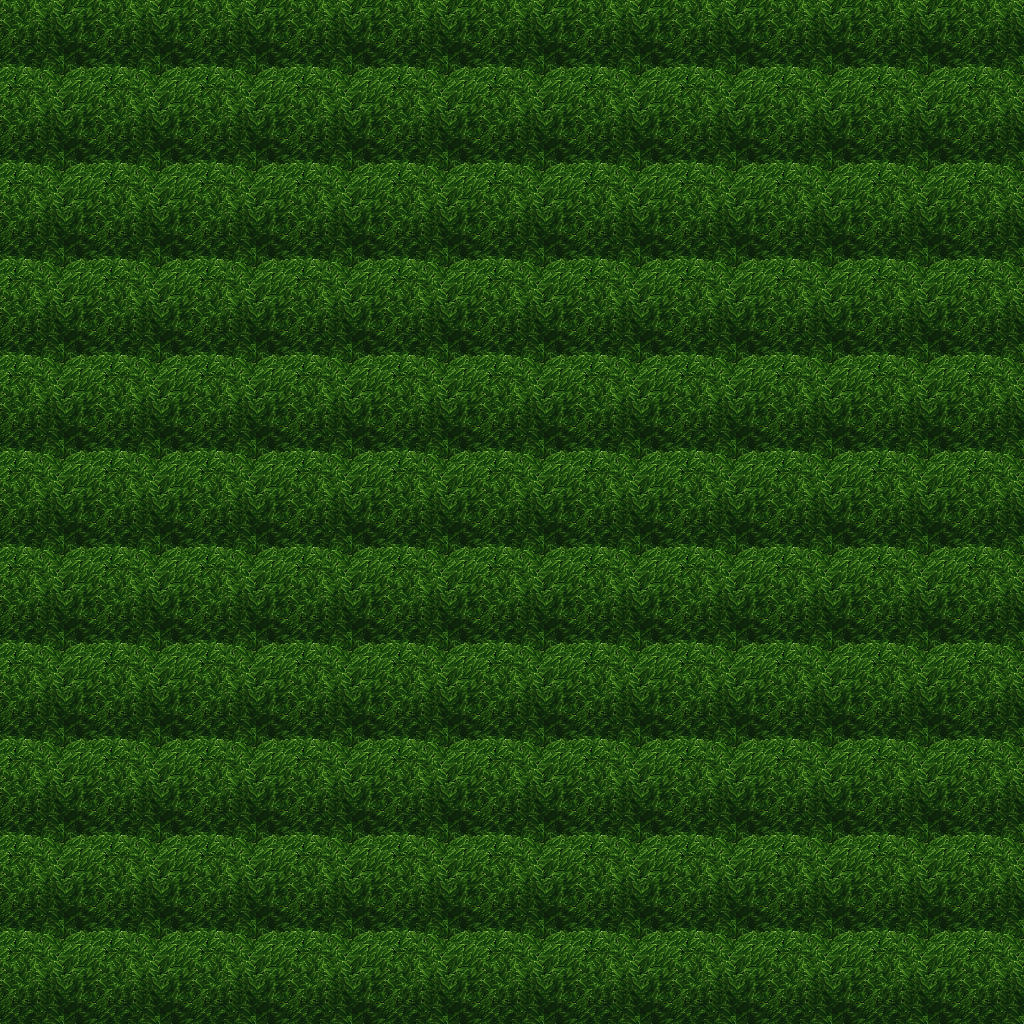

Below is a game level as drawn by its tile map, then a one-line description and the .tmx that defines it (tile-layer data replaced by summaries):
An orthogonal 32x32 tile map with 32x32 px tiles, 5 tile layers (Ground, Objects, Objects2, Above, ...), 1 hidden layer not drawn, 3 tilesets.

<map version="1.10" tiledversion="1.11.0" orientation="orthogonal" renderorder="right-down" width="32" height="32" tilewidth="32" tileheight="32" infinite="0" nextlayerid="11" nextobjectid="1">
 <tileset firstgid="1" name="ground_ground" tilewidth="32" tileheight="32" tilecount="33" columns="3">
  <image source="../drawable/ground_ground.png" width="96" height="352" />
 </tileset>
 <tileset firstgid="34" name="logic_collision" tilewidth="32" tileheight="32" tilecount="1" columns="1">
  <image source="../drawable/logic_collision.png" width="32" height="32" />
 </tileset>
 <tileset firstgid="35" name="plant_tree_tree_green" tilewidth="32" tileheight="32" tilecount="88" columns="8">
  <image source="../drawable/plant_tree_tree_green.png" width="256" height="352" />
 </tileset>
 <layer id="1" name="Ground" width="32" height="32">
  <data>[1024 cells, 1024 non-empty, 1 distinct tile ids]</data>
 </layer>
 <layer id="2" name="Objects" width="32" height="32">
  <data>[1024 cells, 1024 non-empty, 9 distinct tile ids]</data>
 </layer>
 <layer id="3" name="Objects2" width="32" height="32">
  <data>[1024 cells, 0 non-empty, 0 distinct tile ids]</data>
 </layer>
 <layer id="4" name="Above" width="32" height="32">
  <data>[1024 cells, 0 non-empty, 0 distinct tile ids]</data>
 </layer>
 <layer id="5" name="Above2" width="32" height="32">
  <data>[1024 cells, 0 non-empty, 0 distinct tile ids]</data>
 </layer>
 <layer id="6" name="Walkable" width="32" height="32" visible="0">
  <data>[1024 cells, 1024 non-empty, 1 distinct tile ids]</data>
 </layer>
 <objectgroup id="7" name="Mapevents" />
 <objectgroup id="8" name="Spawn" />
 <objectgroup id="9" name="Keys" />
 <objectgroup id="10" name="Replace" />
</map>
